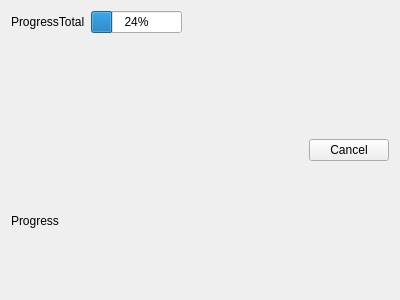
<?xml version="1.0" encoding="UTF-8"?>
<ui version="4.0">
 <class>FileDownloadProgress</class>
 <widget class="QWidget" name="FileDownloadProgress">
  <property name="geometry">
   <rect>
    <x>0</x>
    <y>0</y>
    <width>400</width>
    <height>300</height>
   </rect>
  </property>
  <property name="windowTitle">
   <string>Form</string>
  </property>
  <layout class="QHBoxLayout" name="horizontalLayout">
   <item>
    <layout class="QVBoxLayout" name="verticalLayout">
     <item>
      <layout class="QFormLayout" name="formLayout">
       <property name="fieldGrowthPolicy">
        <enum>QFormLayout::ExpandingFieldsGrow</enum>
       </property>
       <item row="0" column="0">
        <widget class="QLabel" name="label">
         <property name="text">
          <string>ProgressTotal</string>
         </property>
        </widget>
       </item>
       <item row="0" column="1">
        <widget class="QProgressBar" name="pbarTotal">
         <property name="value">
          <number>24</number>
         </property>
        </widget>
       </item>
      </layout>
     </item>
     <item>
      <widget class="QLabel" name="lblProgress">
       <property name="text">
        <string>Progress</string>
       </property>
      </widget>
     </item>
    </layout>
   </item>
   <item>
    <spacer name="horizontalSpacer">
     <property name="orientation">
      <enum>Qt::Horizontal</enum>
     </property>
     <property name="sizeHint" stdset="0">
      <size>
       <width>124</width>
       <height>20</height>
      </size>
     </property>
    </spacer>
   </item>
   <item>
    <widget class="QPushButton" name="btnCancel">
     <property name="text">
      <string>Cancel</string>
     </property>
    </widget>
   </item>
  </layout>
 </widget>
 <resources/>
 <connections/>
</ui>
